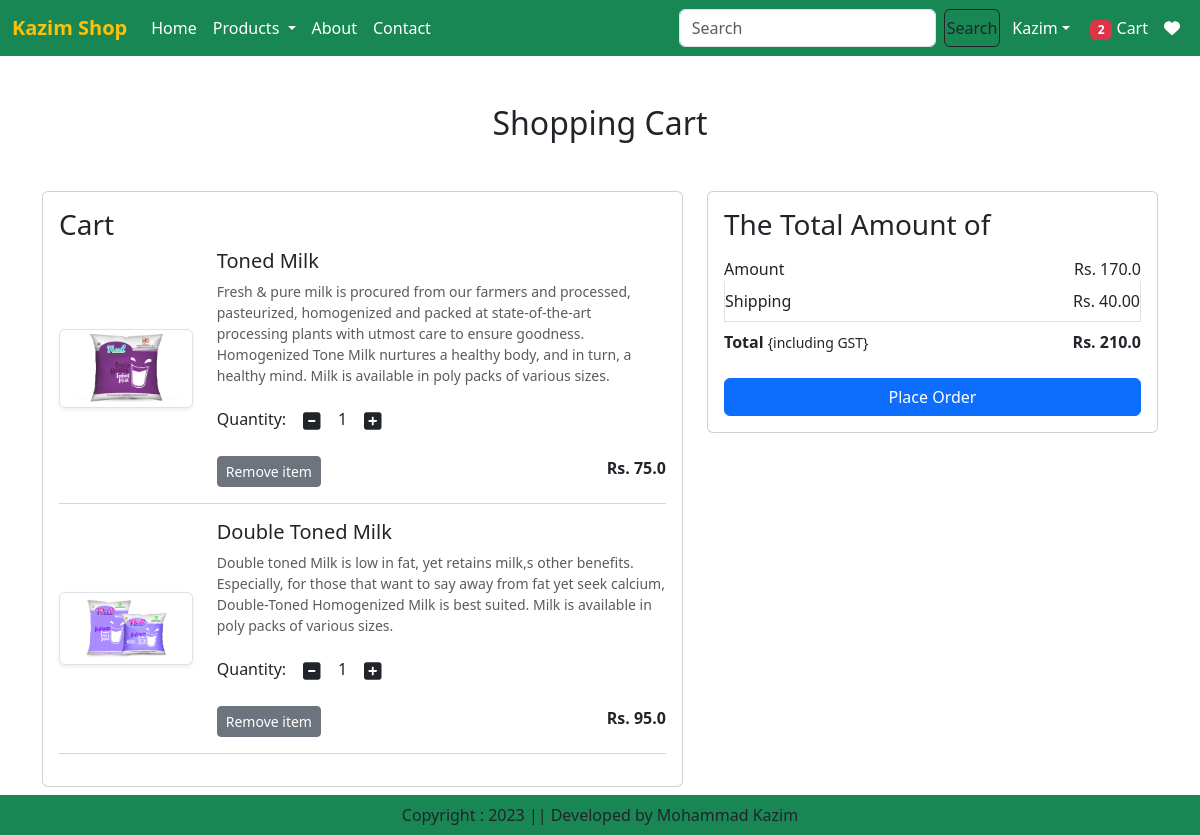
The page /cart/ (signed in) on the database its author committed.
### Eapp/models.py (models this page shows, shortened)
class Cart(models.Model):
    user = models.ForeignKey(User,on_delete=models.CASCADE)
    product = models.ForeignKey(Product,on_delete=models.CASCADE)
    quantity = models.PositiveIntegerField(default=1)

class Product(models.Model):
    title=models.CharField(max_length=100)
    selling_price=models.FloatField()
    discounted_price=models.FloatField()
    description=models.TextField()
    composition=models.TextField(default='')
    prodapp=models.TextField(default='')
    category=models.CharField(choices=CATEGORY_CHOICES,max_length=2)
    product_image=models.ImageField(upload_to='product')

### Eapp/views.py (the view)
# urls.py: path('cart/',views.show_cart, name='showcart'),
@login_required
def show_cart(request):
    user=request.user
    cart=Cart.objects.filter(user=user)
    amount=0
    for p in cart:
        value = p.quantity * p.product.discounted_price
        amount = amount + value
    totalamount = amount + 40
    totalitem = 0
    wishitem = 0
    if request.user.is_authenticated:
        totalitem = len(Cart.objects.filter(user=request.user))
        wishitem = len(Wishlist.objects.filter(user=request.user))
    return render(request,'addtocart.html',locals())

### template/addtocart.html (shortened to what this page needs)
{% extends "base.html" %}
{% load static %}
{% block main-content %}
<div class="container my-5">
  <div class="row">
    {% if cart %}
    <h2 class="text-center mb-5">Shopping Cart</h2>
    <div class="col-sm-7">
      <div class="card">
        <div class="card-body">
          <h3>Cart</h3>
          {% for item in cart %}
          <div class="row">
            <div class="col-sm-3 text-center align-self-center">
              <img src="{{item.product.product_image.url}}" alt="image not found" srcset="" class="img-fluid img-thumbnail shadow-sm "
              height="200px"
              width="200px"
              />
            </div>
            <div class="col-sm-9">
            <div>
            <h5>{{item.product.title}}</h5>
            <p class="mb-2 text-muted small">{{item.product.description}}</p>
            <div class="my-3">
              <label for="quantity">Quantity:</label>
              <a class="minus-cart btn" pid="{{item.product.id}}"
                ><i class="fas fa-minus-square fa-lg"></i
              ></a>
              <span id="quantity">{{item.quantity}}</span>
              <a class="plus-cart btn" pid="{{item.product.id}}"
                ><i class="fas fa-plus-square fa-lg"></i
              ></a>
            </div>
            <div class="d-flex justify-content-between">
              <a
                href="#"
                class="remove-cart btn-sm btn btn-secondary mr-3"
                pid="{{item.product.id}}"
                >Remove item</a
              >
              <p class="mb-0">
                <span
                  ><strong>Rs. {{item.product.discounted_price}}</strong></span
                >
              </p>
            </div>
          </div>
        </div>
    </div>
      <hr class="text-muted" />
      {% endfor %}
    </div>
</div>
</div>
    <div class="col-sm-5">
      <div class="card">
        <div class="card-body">
          <h3>The Total Amount of</h3>
          <ul class="list-group">
            <li
              class="list-group-item d-flex justify-content-between align-items-center border-0 px-0 pb-0"
            >
              Amount <span id="amount">Rs. {{amount}}</span>
            </li>
            <li
              class="list-group-item d-flex justify-content-between align-items-center px-0"
            >
              Shipping <span>Rs. 40.00</span>
            </li>
            <li
              class="list-group-item d-flex justify-content-between align-items-center border-0 px-0 mb-3"
            >
              <div><strong>Total</strong> <small>{including GST}</small></div>
              <span id="totalamount"><strong>Rs. {{totalamount}}</strong></span>
            </li>
          </ul>
          <div class="d-grid">
            <a href="{% url 'checkout' %}" class="btn btn-primary"
              >Place Order</a
            >
          </div>
        </div>
        </div>
        </div>
    {% else %}
    <h1 class="text-center mb-5">Cart is Empty</h1>
    {% endif %}
  </div>
</div>
{% endblock main-content %}

### rows shown on the page
Cart: product.product_image (picture), product "Toned Milk", product.description "Fresh & pure milk is procured from our farmers and processed, pasteurized, homogenized and packed at state-of-the-art processing plants with utmost care to ensure goodness. Homogenized Tone Milk nurtures a healthy body, and in turn, a healthy mind. Milk is available in poly packs of various sizes.", quantity "1", product.discounted_price "75.0"
Cart: product.product_image (picture), product "Double Toned Milk", product.description "Double toned Milk is low in fat, yet retains milk,s other benefits. Especially, for those that want to say away from fat yet seek calcium, Double-Toned Homogenized Milk is best suited. Milk is available in poly packs of various sizes.", quantity "1", product.discounted_price "95.0"

### other values the page prints
{{ totalitem }} "2"
{{ amount }} "170.0"
{{ totalamount }} "210.0"
